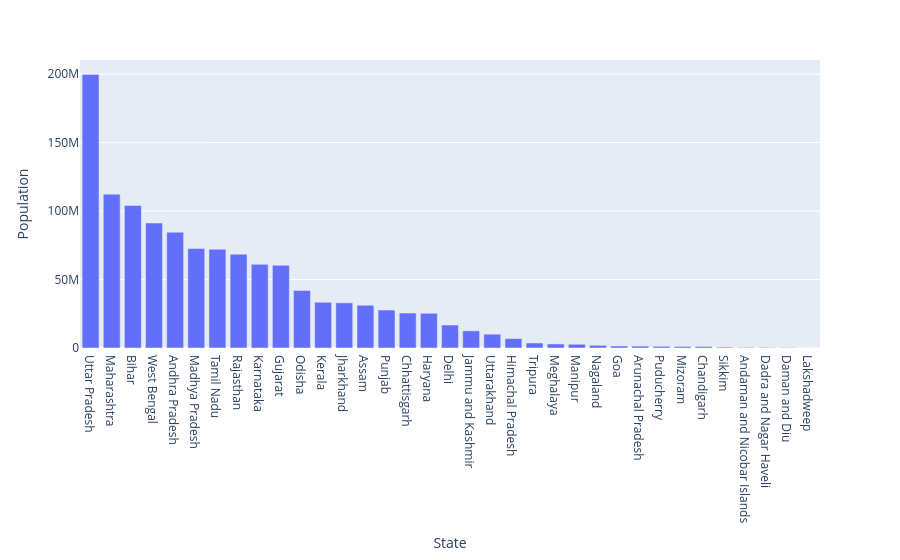

The notebook cell saved with this chart:
### Markdown cell above
# 📊 Phase 11: Interactive Dashboard

## 🚀 Task 11: Create Plotly Visualizations

### Code cell
import plotly.express as px
fig = px.bar( df, x = 'State' , y = 'Population')
fig.show()

### Figure 1 — Plotly figure (JSON) as saved in the notebook; plotly's stock layout.template omitted (floating-point values rounded to 4 significant figures)
{"data": [{"hovertemplate": "State=%{x}<br>Population=%{y}<extra></extra>", "legendgroup": "", "marker": {"color": "#636efa", "pattern": {"shape": ""}}, "name": "", "orientation": "v", "showlegend": false, "textposition": "auto", "type": "bar", "x": ["Uttar Pradesh", "Maharashtra", "Bihar", "West Bengal", "Andhra Pradesh", "Madhya Pradesh", "Tamil Nadu", "Rajasthan", "Karnataka", "Gujarat", "Odisha", "Kerala", "Jharkhand", "Assam", "Punjab", "Chhattisgarh", "Haryana", "Delhi", "Jammu and Kashmir", "Uttarakhand", "Himachal Pradesh", "Tripura", "Meghalaya", "Manipur", "Nagaland", "Goa", "Arunachal Pradesh", "Puducherry", "Mizoram", "Chandigarh", "Sikkim", "Andaman and Nicobar Islands", "Dadra and Nagar Haveli", "Daman and Diu", "Lakshadweep"], "xaxis": "x", "y": [199812341, 112374333, 104099452, 91276115, 84580777, 72626809, 72147030, 68548437, 61095297, 60439692, 41974218, 33406061, 32988134, 31205576, 27743338, 25545198, 25351462, 16787941, 12541302, 10086292, 6864602, 3673917, 2966889, 2721756, 1978502, 1458545, 1383727, 1247953, 1097206, 1055450, 610577, 380581, 343709, 243247, 64473], "yaxis": "y"}], "layout": {"barmode": "relative", "legend": {"tracegroupgap": 0}, "margin": {"t": 60}, "xaxis": {"anchor": "y", "domain": [0, 1], "title": {"text": "State"}}, "yaxis": {"anchor": "x", "domain": [0, 1], "title": {"text": "Population"}}}}
